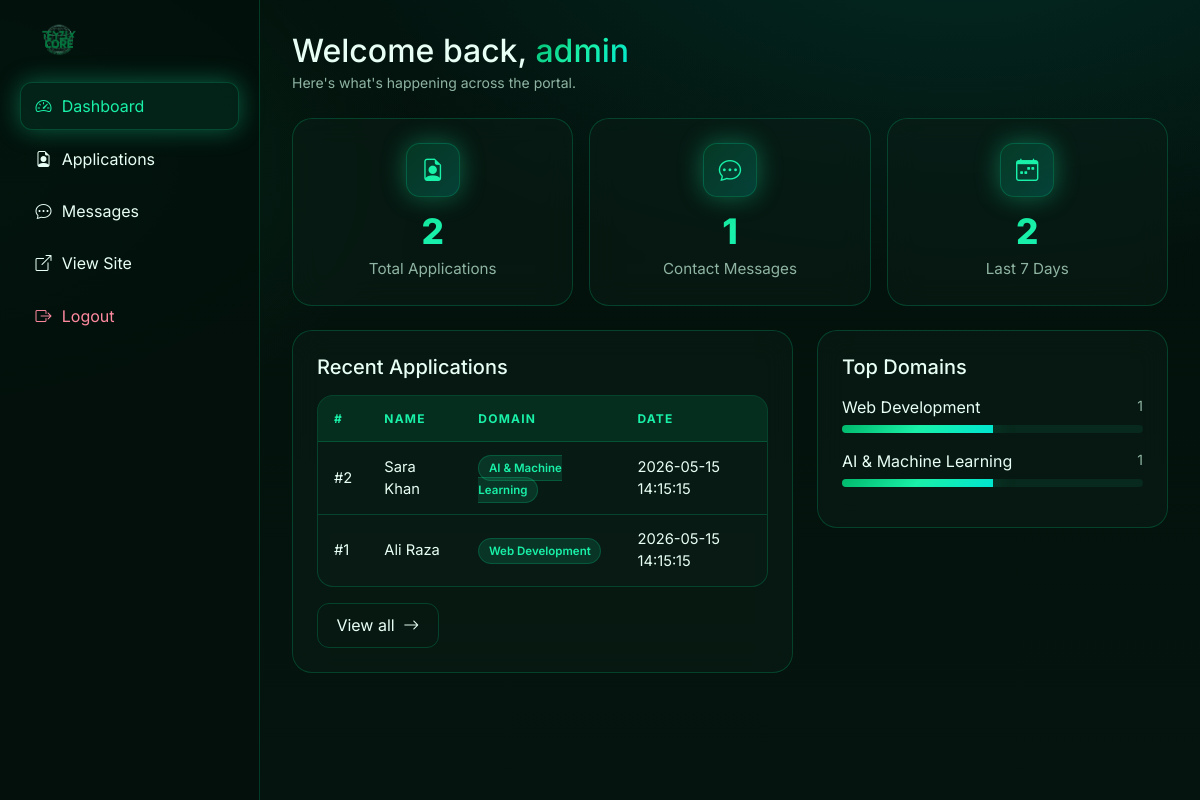
Page /admin/dashboard.php (signed in) on the committed database.
### tables this page shows
CREATE TABLE IF NOT EXISTS `applications` (
  `id` INT(11) UNSIGNED NOT NULL AUTO_INCREMENT,
  `full_name` VARCHAR(150) NOT NULL,
  `email` VARCHAR(150) NOT NULL,
  `phone` VARCHAR(40) NOT NULL,
  `city` VARCHAR(100) NOT NULL,
  `university` VARCHAR(200) NOT NULL,
  `semester` VARCHAR(40) NOT NULL,
  `domain` VARCHAR(100) NOT NULL,
  `skills` TEXT NOT NULL,
  `cover_letter` TEXT NOT NULL,
  `cv_file` VARCHAR(255) DEFAULT NULL,
  `created_at` DATETIME NOT NULL DEFAULT CURRENT_TIMESTAMP,
  PRIMARY KEY (`id`),
  KEY `idx_email` (`email`),
  KEY `idx_domain` (`domain`)
);

### config/db.php (called while the page is built, shortened)
<?php
function e($v){ return htmlspecialchars($v ?? '', ENT_QUOTES, 'UTF-8'); }

### admin/dashboard.php (the view, shortened to what this page needs)
<?php
require_once __DIR__ . '/_layout.php';
$totalApps  = (int)$conn->query('SELECT COUNT(*) c FROM applications')->fetch_assoc()['c'];
$totalMsgs  = (int)$conn->query('SELECT COUNT(*) c FROM contact_messages')->fetch_assoc()['c'];
$last7      = (int)$conn->query("SELECT COUNT(*) c FROM applications WHERE created_at >= NOW() - INTERVAL 7 DAY")->fetch_assoc()['c'];
$domains    = $conn->query('SELECT domain, COUNT(*) c FROM applications GROUP BY domain ORDER BY c DESC LIMIT 6');
$recent     = $conn->query('SELECT id,full_name,domain,created_at FROM applications ORDER BY id DESC LIMIT 5');
?>
<div class="d-flex justify-content-between align-items-center mb-4">
  <div>
    <h2 class="mb-0">Welcome back, <span class="grad" style="background:var(--gradient);-webkit-background-clip:text;color:transparent"><?= e($_SESSION['admin_user']) ?></span></h2>
    <small style="color:var(--muted)">Here's what's happening across the portal.</small>
  </div>
</div>
<div class="row g-3 mb-4">
  <div class="col-md-4"><div class="glass stat"><span class="icon-box mb-2"><i class="bi bi-file-earmark-person"></i></span><div class="num"><?= $totalApps ?></div><div class="label">Total Applications</div></div></div>
  <div class="col-md-4"><div class="glass stat"><span class="icon-box mb-2"><i class="bi bi-chat-dots"></i></span><div class="num"><?= $totalMsgs ?></div><div class="label">Contact Messages</div></div></div>
  <div class="col-md-4"><div class="glass stat"><span class="icon-box mb-2"><i class="bi bi-calendar-week"></i></span><div class="num"><?= $last7 ?></div><div class="label">Last 7 Days</div></div></div>
</div>
<div class="row g-4">
  <div class="col-lg-7">
    <div class="glass p-4">
      <h5 class="mb-3">Recent Applications</h5>
      <table class="table-glass">
        <thead><tr><th>#</th><th>Name</th><th>Domain</th><th>Date</th></tr></thead>
        <tbody>
          <?php while($r=$recent->fetch_assoc()): ?>
            <tr><td>#<?= $r['id'] ?></td><td><?= e($r['full_name']) ?></td><td><span class="badge-status"><?= e($r['domain']) ?></span></td><td><?= e($r['created_at']) ?></td></tr>
          <?php endwhile; ?>
        </tbody>
      </table>
      <a href="applications.php" class="btn btn-outline-glow mt-3">View all <i class="bi bi-arrow-right ms-1"></i></a>
    </div>
  </div>
  <div class="col-lg-5">
    <div class="glass p-4">
      <h5 class="mb-3">Top Domains</h5>
      <?php while($d=$domains->fetch_assoc()):
        $pct = $totalApps>0 ? round($d['c']*100/$totalApps) : 0; ?>
        <div class="mb-3">
          <div class="d-flex justify-content-between"><span><?= e($d['domain']) ?></span><small style="color:var(--muted)"><?= $d['c'] ?></small></div>
          <div style="background:rgba(25,240,168,.08);border-radius:999px;height:8px;overflow:hidden;margin-top:6px">
            <div style="width:<?= $pct ?>%;height:100%;background:var(--gradient);box-shadow:var(--glow)"></div>
          </div>
        </div>
      <?php endwhile; ?>
    </div>
  </div>
</div>

### assets/css/style.css (style rules this page uses)
:root { --bg:#05140e; --bg-2:#03100b; --surface:rgba(10,30,22,.55); --surface-2:rgba(8,22,16,.7); --border:rgba(0,255,160,.18); --primary:#00b86b; --primary-2:#00e08a; --accent:#19f0a8; --cyan:#00e5d1; --text:#e8fff5; --muted:#8fb4a3; --danger:#ff5577; --gradient: linear-gradient(135deg,#00b86b 0%,#19f0a8 50%,#00e5d1 100%); --glow: 0 0 24px rgba(25,240,168,.35); }
* { box-sizing:border-box }
html,body { background:var(--bg);color:var(--text);font-family:'Inter','Segoe UI',system-ui,sans-serif;-webkit-font-smoothing:antialiased;scroll-behavior:smooth }
body { background: radial-gradient(1200px 600px at 80% -10%, rgba(0,229,209,.12), transparent 60%), radial-gradient(900px 500px at -10% 20%, rgba(0,184,107,.18), transparent 60%), linear-gradient(180deg,#03100b 0%, #05140e 100%); min-height:100vh; overflow-x:hidden; }
a { color:var(--accent);text-decoration:none }
.btn-outline-glow { background:transparent;color:var(--text);border:1px solid var(--border);border-radius:12px;padding:.6rem 1.15rem; transition:all .25s ease; }
.glass { background:var(--surface); border:1px solid var(--border); border-radius:20px; backdrop-filter:blur(14px); transition:transform .3s ease, border-color .3s ease, box-shadow .3s ease; position:relative;overflow:hidden; }
.glass::before { content:"";position:absolute;inset:0;border-radius:20px;padding:1px;background:linear-gradient(135deg,rgba(25,240,168,.5),transparent 40%,rgba(0,229,209,.4));-webkit-mask:linear-gradient(#000 0 0) content-box,linear-gradient(#000 0 0);-webkit-mask-composite:xor;mask-composite:exclude;opacity:.0;transition:opacity .3s ease;pointer-events:none }
.icon-box { width:54px;height:54px;border-radius:14px;display:inline-flex;align-items:center;justify-content:center; background:linear-gradient(135deg,rgba(0,184,107,.2),rgba(0,229,209,.2)); color:var(--accent);font-size:1.4rem;border:1px solid var(--border);box-shadow:var(--glow) }
.stat { padding:1.5rem;text-align:center }
.stat .num { font-size:2.2rem;font-weight:800;background:var(--gradient);-webkit-background-clip:text;background-clip:text;color:transparent }
.stat .label { color:var(--muted);font-size:.95rem }
.table-glass { width:100%;border-collapse:separate;border-spacing:0;background:var(--surface);border:1px solid var(--border);border-radius:16px;overflow:hidden }
.table-glass th,.table-glass td { padding:.85rem 1rem;text-align:left;font-size:.92rem;border-bottom:1px solid var(--border);vertical-align:middle }
.table-glass th { background:rgba(0,184,107,.12);color:var(--accent);text-transform:uppercase;font-size:.75rem;letter-spacing:.1em }
.table-glass tr:last-child td { border-bottom:0 }
.badge-status { padding:.3rem .6rem;border-radius:999px;font-size:.72rem;font-weight:600;background:rgba(25,240,168,.12);color:var(--accent);border:1px solid var(--border) }

### rows in the picture
applications: id "2", full_name "Sara Khan", domain "AI & Machine Learning", created_at "2026-05-15 14:15:15"
applications: id "1", full_name "Ali Raza", domain "Web Development", created_at "2026-05-15 14:15:15"

### other values in the picture
$d['domain'] "Web Development"
$d['c'] "1"
$d['domain'] "AI & Machine Learning"
